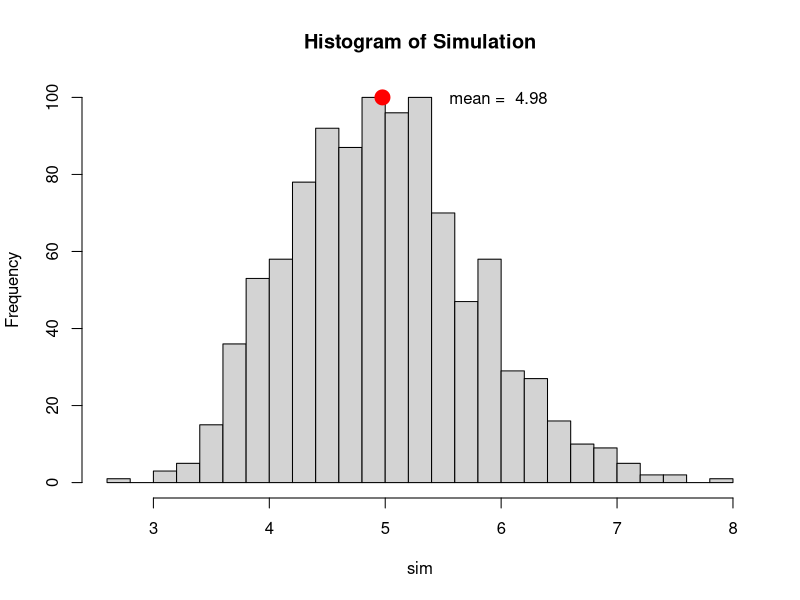
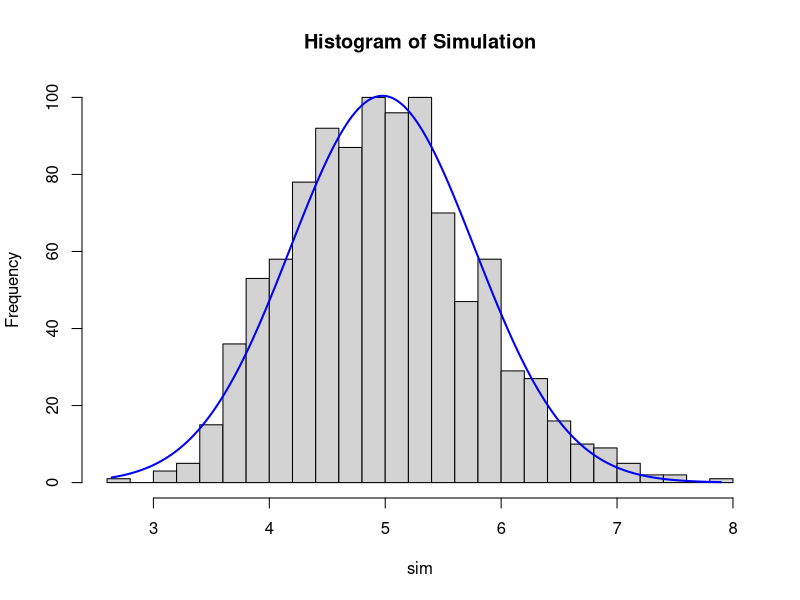
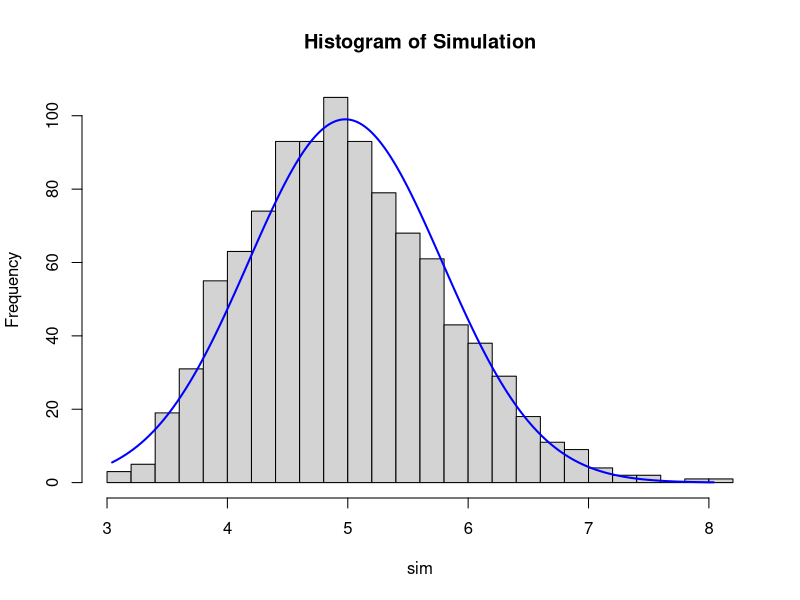
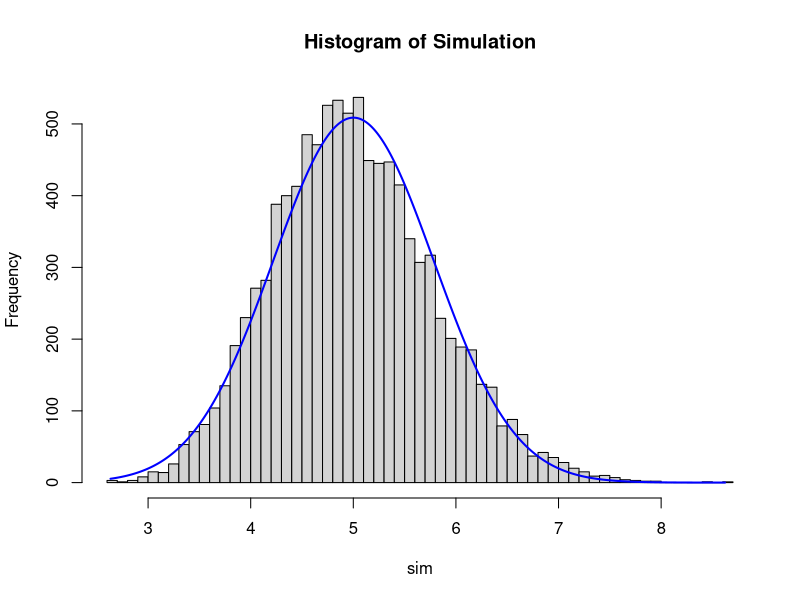

Generate these figures, in order, with R:
## ---- chunk 1
lambda <- 0.2
expMean <- 1/lambda
print(expMean)
## ---- chunk 2
set.seed(5555)
simTrial <- mean(rexp(40,lambda))
print(simTrial)
## ---- chunk 3
trials <- 1000
sim <- replicate(n=trials,expr = mean(rexp(40,lambda)))
simMean <- mean(sim)
simHist <- hist(sim,breaks="Scott",main = "Histogram of Simulation")
yMax <- max(simHist$counts)
meanText <- paste("mean = ",as.character(format(mean(sim),digits=3)))
points(simMean,yMax,col="red",cex=2,pch=21,bg="red")
text(x = simMean+1 ,y = yMax, meanText)
## ---- chunk 4
simMean <- mean(sim)
print(simMean)
## ---- chunk 5
simSD <- sd(sim)
print(simSD)
## ---- chunk 6
simHist <- hist(sim,breaks="Scott",main = "Histogram of Simulation")
xfit<-seq(min(sim),max(sim),length=1000) 
yfit<-dnorm(xfit,mean=mean(sim),sd=sd(sim)) 
yfit <- yfit*diff(simHist$mids[1:2])*length(sim) 
lines(xfit, yfit, col="blue", lwd=2)
## ---- chunk 7
trials <- 1000
sim <- replicate(n=trials,expr = mean(rexp(40,lambda)))
simHist <- hist(sim,breaks="Scott",main = "Histogram of Simulation")
xfit<-seq(min(sim),max(sim),length=1000) 
yfit<-dnorm(xfit,mean=mean(sim),sd=sd(sim)) 
yfit <- yfit*diff(simHist$mids[1:2])*length(sim) 
lines(xfit, yfit, col="blue", lwd=2)
## ---- chunk 8
trials <- 10000
sim <- replicate(n=trials,expr = mean(rexp(40,lambda)))
simHist <- hist(sim,breaks="Scott",main = "Histogram of Simulation")
xfit<-seq(min(sim),max(sim),length=1000) 
yfit<-dnorm(xfit,mean=mean(sim),sd=sd(sim)) 
yfit <- yfit*diff(simHist$mids[1:2])*length(sim) 
lines(xfit, yfit, col="blue", lwd=2)
